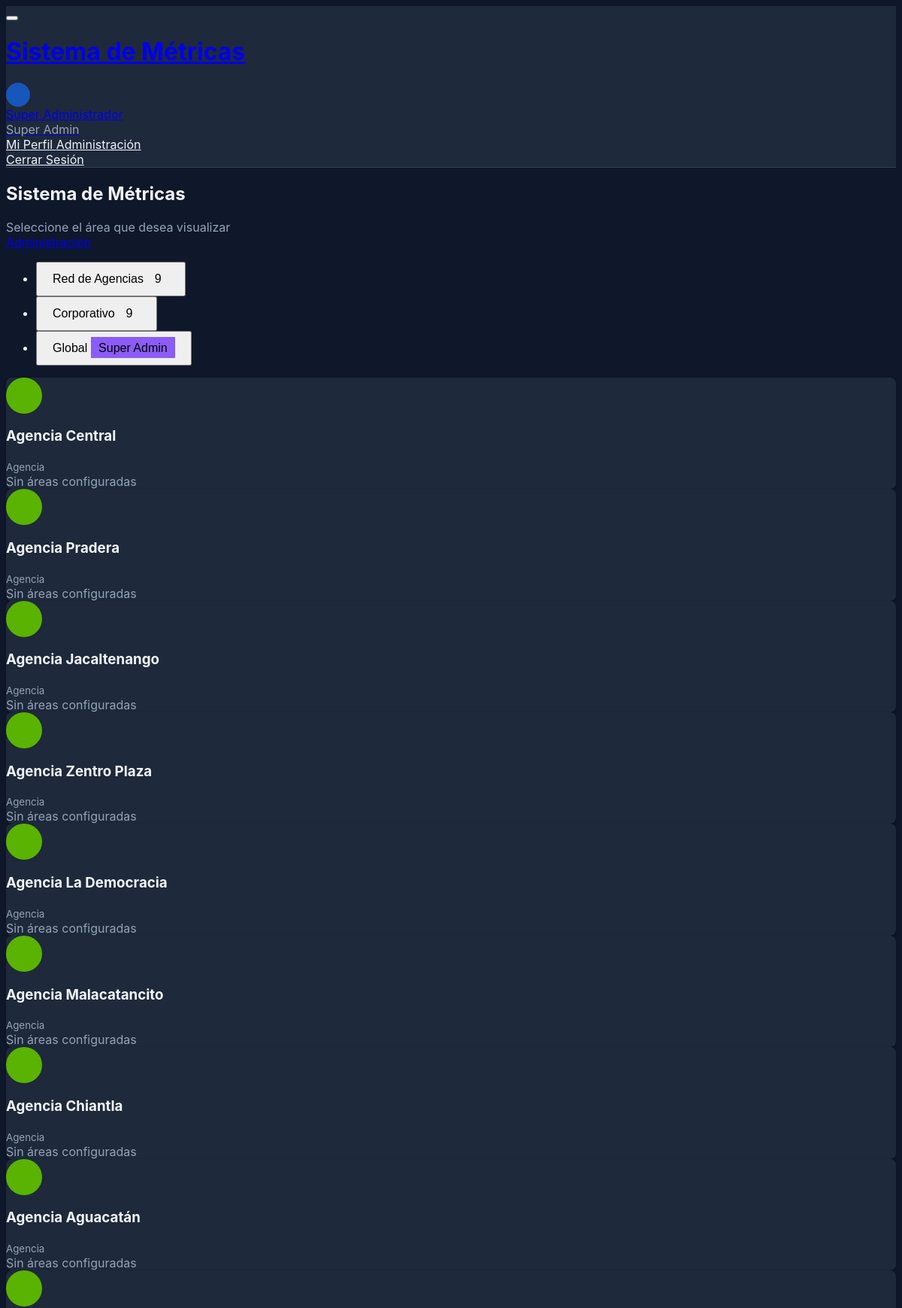
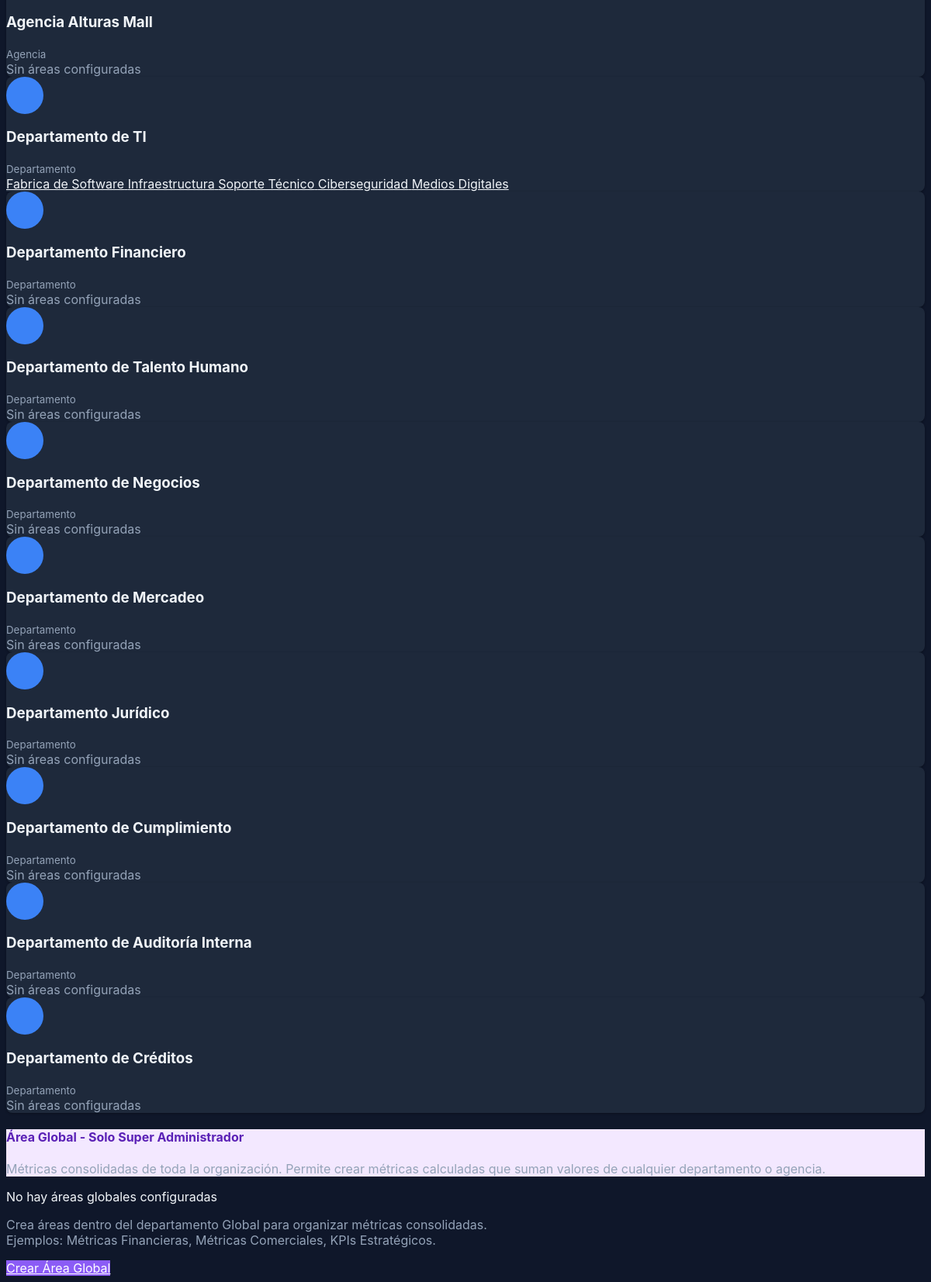
/index.php (signed in), run on the app's committed database (2 pictures, top to bottom).
### tables this page shows
CREATE TABLE `departamentos` (
  `id` int NOT NULL AUTO_INCREMENT,
  `nombre` varchar(100) NOT NULL,
  `descripcion` text,
  `tipo` enum('agencia','corporativo','global') DEFAULT 'corporativo',
  `color` varchar(7) DEFAULT '#3b82f6',
  `icono` varchar(50) DEFAULT 'building',
  `activo` tinyint(1) DEFAULT '1',
  `orden` int DEFAULT '0',
  `created_at` timestamp NOT NULL DEFAULT CURRENT_TIMESTAMP,
  `updated_at` timestamp NOT NULL DEFAULT CURRENT_TIMESTAMP ON UPDATE CURRENT_TIMESTAMP,
  PRIMARY KEY (`id`),
  KEY `idx_activo` (`activo`),
  KEY `idx_orden` (`orden`),
  KEY `idx_tipo` (`tipo`)
);

CREATE TABLE `areas` (
  `id` int NOT NULL AUTO_INCREMENT,
  `departamento_id` int NOT NULL,
  `nombre` varchar(100) NOT NULL,
  `slug` varchar(100) NOT NULL,
  `descripcion` text,
  `color` varchar(7) DEFAULT '#3b82f6',
  `icono` varchar(50) DEFAULT 'chart-bar',
  `activo` tinyint(1) DEFAULT '1',
  `orden` int DEFAULT '0',
  `created_at` timestamp NOT NULL DEFAULT CURRENT_TIMESTAMP,
  `updated_at` timestamp NOT NULL DEFAULT CURRENT_TIMESTAMP ON UPDATE CURRENT_TIMESTAMP,
  PRIMARY KEY (`id`),
  UNIQUE KEY `slug` (`slug`),
  KEY `idx_departamento` (`departamento_id`),
  KEY `idx_activo` (`activo`),
  KEY `idx_slug` (`slug`),
  CONSTRAINT `areas_ibfk_1` FOREIGN KEY (`departamento_id`) REFERENCES `departamentos` (`id`)
);

### src/Models/Model.php (called while the page is built, shortened)
<?php
class Model {
    public function __construct() {
        $this->db = $this->getConnection();
    }
    private function getConnection() {
        static $db = null;
        if ($db === null) {
            $dsn = "mysql:host=" . DB_HOST . ";dbname=" . DB_NAME . ";charset=" . DB_CHARSET;
            $options = [
                PDO::ATTR_ERRMODE => PDO::ERRMODE_EXCEPTION,
                PDO::ATTR_DEFAULT_FETCH_MODE => PDO::FETCH_ASSOC,
                PDO::ATTR_EMULATE_PREPARES => false
            ];
            try {
                $db = new PDO($dsn, DB_USER, DB_PASS, $options);
            } catch (PDOException $e) {
                die('Error de conexión a la base de datos: ' . $e->getMessage());
            }
        }
        return $db;
    }
}

### src/Services/PermissionService.php (called while the page is built, shortened)
<?php
class PermissionService {
    public static function getDepartamentosPermitidos($user) {
        $deptModel = new Departamento();
        if ($user['rol'] === 'super_admin') {
            return $deptModel->getAll();
        }
        return [];
    }
    public static function getAreasPermitidas($user, $departamento_id = null) {
        $areaModel = new Area();
        if ($user['rol'] === 'super_admin') {
            return $areaModel->getAll();
        }
        return [];
    }
}

### src/Models/Departamento.php (called while the page is built, shortened)
<?php
class Departamento extends Model {
    protected $table = 'departamentos';
    public function getAll($conditions = '') {
        $stmt = $this->db->query("
            SELECT * FROM {$this->table}
            WHERE activo = 1
            ORDER BY orden, nombre
        ");
        return $stmt->fetchAll();
    }
    public function getAgencias() {
        $stmt = $this->db->query("
            SELECT * FROM {$this->table}
            WHERE tipo = 'agencia' AND activo = 1
            ORDER BY orden, nombre
        ");
        return $stmt->fetchAll();
    }
    public function getCorporativos() {
        $stmt = $this->db->query("
            SELECT * FROM {$this->table}
            WHERE tipo = 'corporativo' AND activo = 1
            ORDER BY orden, nombre
        ");
        return $stmt->fetchAll();
    }
    public function getGlobal() {
        $stmt = $this->db->query("
            SELECT * FROM {$this->table}
            WHERE tipo = 'global' AND activo = 1
            LIMIT 1
        ");
        return $stmt->fetch();
    }
}

### includes/functions.php (called while the page is built, shortened)
<?php
if (!function_exists('isLoggedIn')) {
    function isLoggedIn() {
        return isset($_SESSION['user_id']) && !empty($_SESSION['user_id']);
    }
}
if (!function_exists('getCurrentUser')) {
    function getCurrentUser() {
        return [
            'id' => $_SESSION['user_id'] ?? null,
            'nombre' => $_SESSION['user_nombre'] ?? '',
            'email' => $_SESSION['user_email'] ?? '',
            'rol' => $_SESSION['user_rol'] ?? 'viewer',
            'departamento_id' => $_SESSION['user_departamento_id'] ?? null,
            'avatar_icono' => $_SESSION['user_avatar_icono'] ?? null,
            'avatar_color' => $_SESSION['user_avatar_color'] ?? null,
            'tema' => $_SESSION['user_tema'] ?? 'light',
        ];
    }
}
if (!function_exists('e')) {
    function e($string) {
        return htmlspecialchars($string, ENT_QUOTES, 'UTF-8');
    }
}
?>

### src/Models/Area.php (called while the page is built, shortened)
<?php
class Area extends Model {
    protected $table = 'areas';
    public function getByDepartamento($departamento_id) {
        $stmt = $this->db->prepare("
            SELECT * FROM {$this->table}
            WHERE departamento_id = ? AND activo = 1
            ORDER BY orden, nombre
        ");
        $stmt->execute([$departamento_id]);
        return $stmt->fetchAll();
    }
}

### views/home_selector.php (the view, shortened to what this page needs)
<?php
require_once __DIR__ . '/layouts/header.php';
$agencias = $deptModel->getAgencias();
$corporativos = $deptModel->getCorporativos();
$global = $deptModel->getGlobal();
$areas_agencias = [];
$areas_corporativos = [];
$areas_global = [];
foreach ($agencias as $agencia) {
    $areas_agencias[$agencia['id']] = $areaModel->getByDepartamento($agencia['id']);
}
foreach ($corporativos as $corp) {
    $areas_corporativos[$corp['id']] = $areaModel->getByDepartamento($corp['id']);
}
if ($global) {
    $areas_global = $areaModel->getByDepartamento($global['id']);
}
?>
<div class="page-header d-print-none">
    <div class="container-xl">
        <div class="row g-2 align-items-center">
            <div class="col">
                <h2 class="page-title">
                    Sistema de Métricas
                </h2>
                <div class="text-muted mt-1">Seleccione el área que desea visualizar</div>
            </div>
            <div class="col-auto ms-auto d-print-none">
                <div class="d-flex">
                    <a href="admin/" class="btn btn-primary">
                    </a>
                </div>
            </div>
        </div>
    </div>
</div>
<div class="page-body">
    <div class="container-xl">
        <ul class="nav nav-tabs nav-tabs-lg mb-4" role="tablist">
            <li class="nav-item" role="presentation">
                <button class="nav-link active d-flex align-items-center"
                        data-bs-toggle="tab"
                        data-bs-target="#tab-agencias"
                        type="button"
                        role="tab">
                    Red de Agencias
                    <span class="badge bg-success ms-2"><?= count($agencias) ?></span>
                </button>
            </li>
            <li class="nav-item" role="presentation">
                <button class="nav-link d-flex align-items-center"
                        data-bs-toggle="tab"
                        data-bs-target="#tab-corporativo"
                        type="button"
                        role="tab">
                    Corporativo
                    <span class="badge bg-blue ms-2"><?= count($corporativos) ?></span>
                </button>
            </li>
            <?php if ($user['rol'] === 'super_admin' && $global): ?>
            <li class="nav-item" role="presentation">
                <button class="nav-link d-flex align-items-center"
                        data-bs-toggle="tab"
                        data-bs-target="#tab-global"
                        type="button"
                        role="tab">
                    Global
                    <span class="badge bg-purple ms-2">Super Admin</span>
                </button>
            </li>
            <?php endif; ?>
        </ul>
        <div class="tab-content">
            <div class="tab-pane fade show active" id="tab-agencias" role="tabpanel">
                <?php if (empty($agencias)): ?>
                    <div class="empty">
                        <div class="empty-icon">
                            <i class="ti ti-building-bank"></i>
                        </div>
                        <p class="empty-title">No hay agencias registradas</p>
                        <p class="empty-subtitle text-muted">
                            Crea departamentos tipo "agencia" para organizaciones distribuidas geográficamente.
                        </p>
                        <div class="empty-action">
                            <a href="admin/departamentos.php" class="btn btn-primary">
                                <i class="ti ti-plus me-2"></i>
                                Crear Primera Agencia
                            </a>
                        </div>
                    </div>
                <?php else: ?>
                    <div class="row row-cards">
                        <?php foreach ($agencias as $agencia): ?>
                            <div class="col-md-6 col-lg-4">
                                <div class="card card-link-pop hover-shadow-sm">
                                    <div class="card-body">
                                        <div class="d-flex align-items-center mb-3">
                                            <span class="avatar avatar-lg me-3" style="background-color: <?= e($agencia['color'] ?? '#10b981') ?>;">
                                            </span>
                                            <div>
                                                <h3 class="card-title mb-0"><?= e($agencia['nombre']) ?></h3>
                                                <small class="text-muted">Agencia</small>
                                            </div>
                                        </div>
                                        <?php if (isset($areas_agencias[$agencia['id']]) && !empty($areas_agencias[$agencia['id']])): ?>
                                            <div class="list-group list-group-flush">
                                                <?php foreach ($areas_agencias[$agencia['id']] as $area): ?>
                                                    <a href="?dept=<?= $agencia['id'] ?>&area=<?= $area['id'] ?>"
                                                       class="list-group-item list-group-item-action d-flex align-items-center">
                                                        <i class="ti ti-<?= e($area['icono'] ?? 'chart-bar') ?> me-2"
                                                           style="color: <?= e($area['color'] ?? '#206bc4') ?>;"></i>
                                                        <span><?= e($area['nombre']) ?></span>
                                                        <i class="ti ti-chevron-right ms-auto"></i>
                                                    </a>
                                                <?php endforeach; ?>
                                            </div>
                                        <?php else: ?>
                                            <div class="text-muted small">Sin áreas configuradas</div>
                                        <?php endif; ?>
                                    </div>
                                </div>
                            </div>
                        <?php endforeach; ?>
                    </div>
                <?php endif; ?>
            </div>
            <div class="tab-pane fade" id="tab-corporativo" role="tabpanel">
                <?php if (empty($corporativos)): ?>
                    <div class="empty">
                        <div class="empty-icon">
                            <i class="ti ti-building"></i>
                        </div>
                        <p class="empty-title">No hay departamentos corporativos</p>
                        <p class="empty-subtitle text-muted">
                            Los departamentos corporativos son áreas de soporte como TI, Mercadeo, RRHH.
                        </p>
                    </div>
                <?php else: ?>
                    <div class="row row-cards">
                        <?php foreach ($corporativos as $depto): ?>
                            <div class="col-md-6 col-lg-4">
                                <div class="card card-link-pop hover-shadow-sm">
                                    <div class="card-body">
                                        <div class="d-flex align-items-center mb-3">
                                            <span class="avatar avatar-lg me-3" style="background-color: <?= e($depto['color'] ?? '#3b82f6') ?>;">
                                            </span>
                                            <div>
                                                <h3 class="card-title mb-0"><?= e($depto['nombre']) ?></h3>
                                                <small class="text-muted">Departamento</small>
                                            </div>
                                        </div>
                                        <?php if (isset($areas_corporativos[$depto['id']]) && !empty($areas_corporativos[$depto['id']])): ?>
                                            <div class="list-group list-group-flush">
                                                <?php foreach ($areas_corporativos[$depto['id']] as $area): ?>
                                                    <a href="?dept=<?= $depto['id'] ?>&area=<?= $area['id'] ?>"
                                                       class="list-group-item list-group-item-action d-flex align-items-center">
                                                        <span><?= e($area['nombre']) ?></span>
                                                    </a>
                                                <?php endforeach; ?>
                                            </div>
                                        <?php else: ?>
                                            <div class="text-muted small">Sin áreas configuradas</div>
                                        <?php endif; ?>
                                    </div>
                                </div>
                            </div>
                        <?php endforeach; ?>
                    </div>
                <?php endif; ?>
            </div>
            <?php if ($user['rol'] === 'super_admin' && $global): ?>
            <div class="tab-pane fade" id="tab-global" role="tabpanel">
                <div class="alert alert-purple d-flex align-items-center mb-4">
                    <div>
                        <h4 class="alert-title mb-1">Área Global - Solo Super Administrador</h4>
                        <div class="text-muted">
                            Métricas consolidadas de toda la organización.
                            Permite crear métricas calculadas que suman valores de cualquier departamento o agencia.
                        </div>
                    </div>
                </div>
                <?php if (empty($areas_global)): ?>
                    <div class="empty">
                        <p class="empty-title">No hay áreas globales configuradas</p>
                        <p class="empty-subtitle text-muted">
                            Crea áreas dentro del departamento Global para organizar métricas consolidadas.<br>
                            Ejemplos: Métricas Financieras, Métricas Comerciales, KPIs Estratégicos.
                        </p>
                        <div class="empty-action">
                            <a href="admin/areas.php?dept=<?= $global['id'] ?>" class="btn btn-purple">
                                Crear Área Global
                            </a>
                        </div>
                    </div>
                <?php endif; ?>
            </div>
            <?php endif; ?>
        </div>
    </div>
</div>
<?php require_once __DIR__ . '/layouts/footer.php'; ?>

### data on the page
departamentos: nombre "Agencia Central", shows "Sin áreas configuradas"
departamentos: nombre "Agencia Pradera", shows "Sin áreas configuradas"
departamentos: nombre "Agencia Jacaltenango", shows "Sin áreas configuradas"
departamentos: nombre "Agencia Zentro Plaza", shows "Sin áreas configuradas"
departamentos: nombre "Agencia La Democracia", shows "Sin áreas configuradas"
departamentos: nombre "Agencia Malacatancito", shows "Sin áreas configuradas"
departamentos: nombre "Agencia Chiantla", shows "Sin áreas configuradas"
departamentos: nombre "Agencia Aguacatán", shows "Sin áreas configuradas"
departamentos: nombre "Agencia Alturas Mall", shows "Sin áreas configuradas"
departamentos: nombre "Departamento de TI"
areas: nombre "Fabrica de Software"
areas: nombre "Infraestructura"
areas: nombre "Soporte Técnico"
areas: nombre "Ciberseguridad"
areas: nombre "Medios Digitales"
departamentos: nombre "Departamento Financiero", shows "Sin áreas configuradas"
departamentos: nombre "Departamento de Talento Humano", shows "Sin áreas configuradas"
departamentos: nombre "Departamento de Negocios", shows "Sin áreas configuradas"
departamentos: nombre "Departamento de Mercadeo", shows "Sin áreas configuradas"
departamentos: nombre "Departamento Jurídico", shows "Sin áreas configuradas"
departamentos: nombre "Departamento de Cumplimiento", shows "Sin áreas configuradas"
departamentos: nombre "Departamento de Auditoría Interna", shows "Sin áreas configuradas"
departamentos: nombre "Departamento de Créditos", shows "Sin áreas configuradas"

### other printed values
$user['nombre'] "Super Administrador"
$roles[$user['rol']] "Super Admin"
count($agencias) "9"
count($corporativos) "9"
